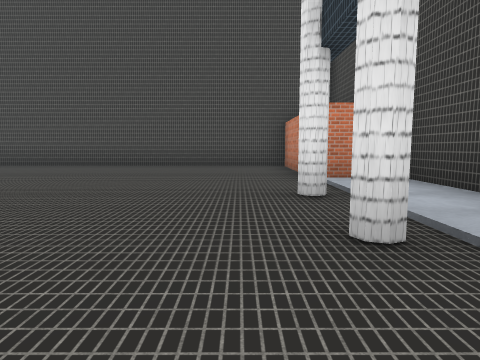
view 1 (above)

12 first-person views from a walk through a Unity game level. The camera is 1.2 m above the floor, tilts 6° down and sees 75° across. The floor is counted in squares, 2.4 m on a side. Each view is taken from the middle of a square. On the plan, view 1 faces up. The plan holds only what a view shows up to about 9 squares ahead; the rest is blank. The place goes on beyond the plan. The player is left out. Some surface patterns are stand-ins.

view 2
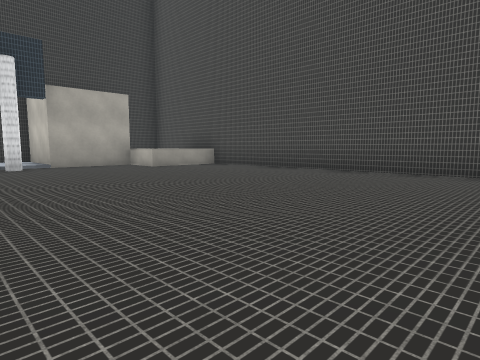

view 3
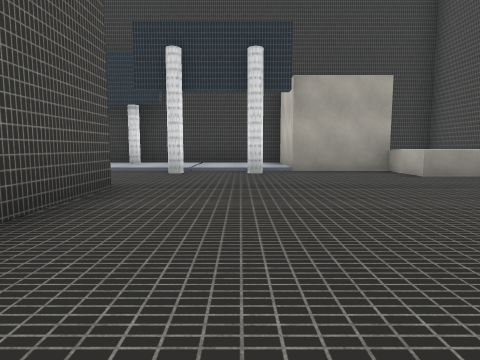

view 4
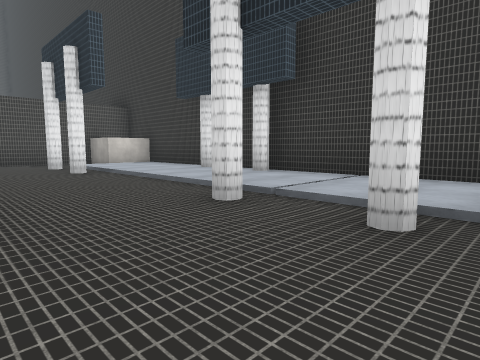

view 5
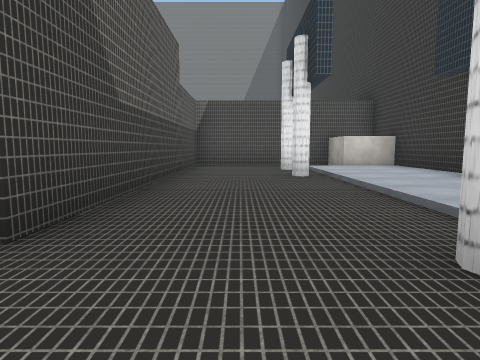

view 6
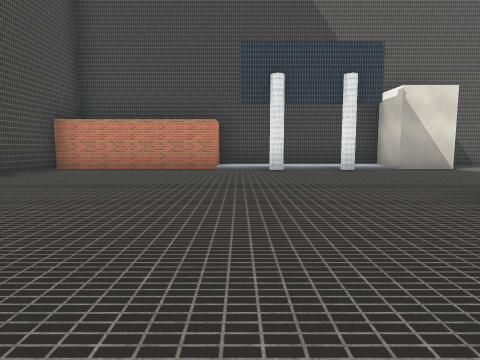

view 7
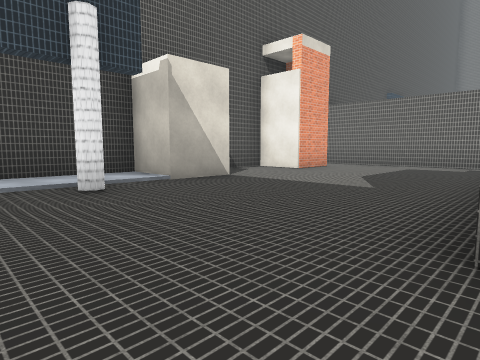

view 8
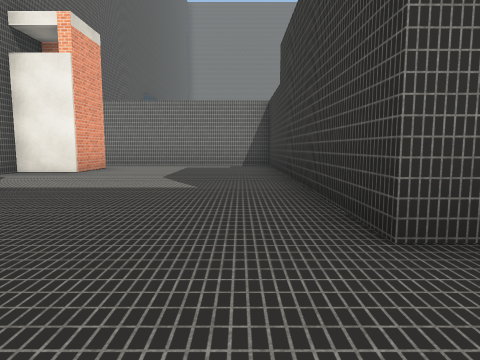

view 9
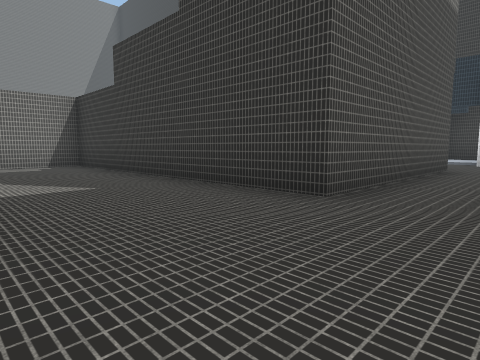

view 10
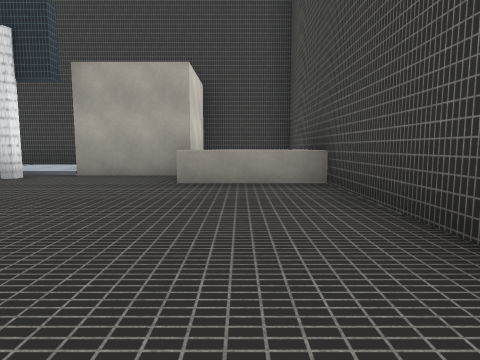

view 11
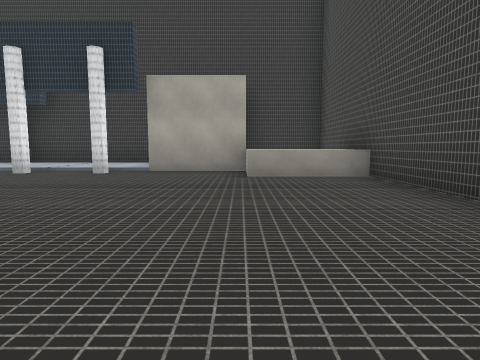

view 12
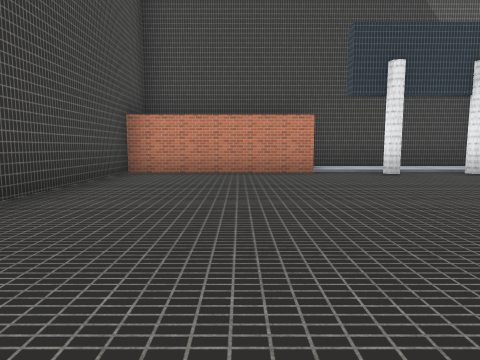

### Floor plan
Key: @ floor where view 1 was taken; # wall or solid block; . main floor; : floor 0.25 m higher than the main floor; / step, stairs or slope; ^ raised ledge.
Columns run from 13 left of view 1 to 3 right of it. Each row starts with its distance up from view 1.
  9     ############
  8 ###^...........#
  7 #  ^...........#
  6 ###............#
  5  ##............##
  4 ###.........../:#
  3 # :.........../:#
  2 # //........../:#
  1 # :...#####.../:#
  0 ##:...#   #..@.##
 -1 ##:...#   #....##
 -2 # :...#   #.....#
 -3 # :...#   #....##
 -4 #  #..#   #....#
 -5 ## ...#   #....
 -6   #####   ######

Where each view was taken, in squares from view 1:
view 1: 0 up, 0 right, facing up
view 2: 2 up, 2 left, facing up-left
view 3: 3 up, 4 left, facing left
view 4: 4 up, 8 left, facing down-left
view 5: 3 up, 9 left, facing down
view 6: 4 up, 6 left, facing right
view 7: 3 up, 3 left, facing down-right
view 8: 3 up, 2 left, facing down
view 9: 3 up, 0 right, facing down-left
view 10: 7 up, 5 left, facing left
view 11: 6 up, 4 left, facing left
view 12: 6 up, 5 left, facing right
